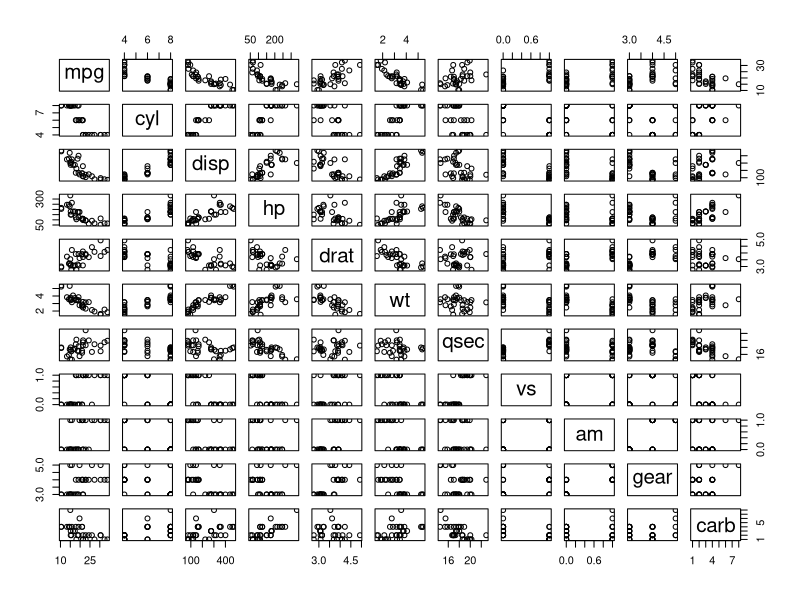
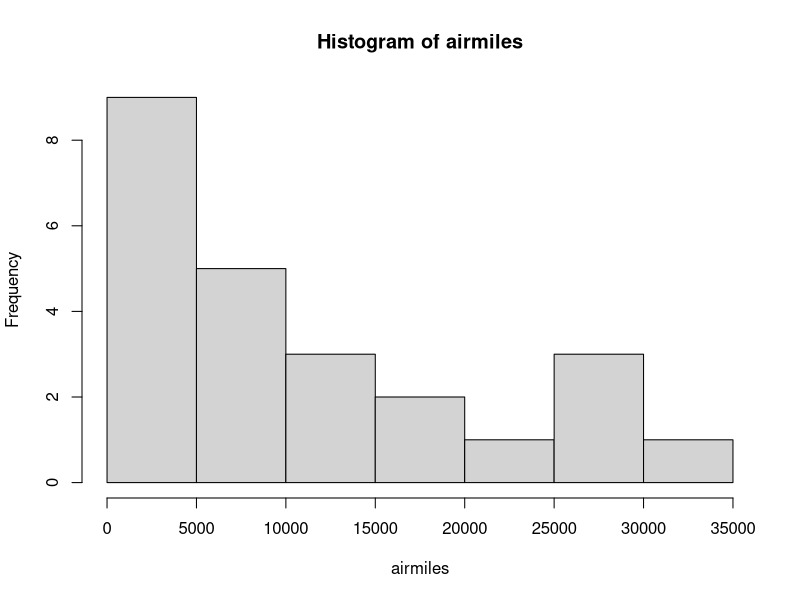

Write R code to recreate these figures, in order.
# working with data frames
?airmiles

head(airmiles)

tail(airmiles)

summary(mtcars)

plot(mtcars)

hist(airmiles)

sum(mtcars$wt)

attach(mtcars) # attach to R session envionment 

sum(wt) # now R knows which data.frame to use since it is attached

detach(mtcars) # removes it from environment


mtcars[2,6]

mtcars[c(2,5,8),6]
